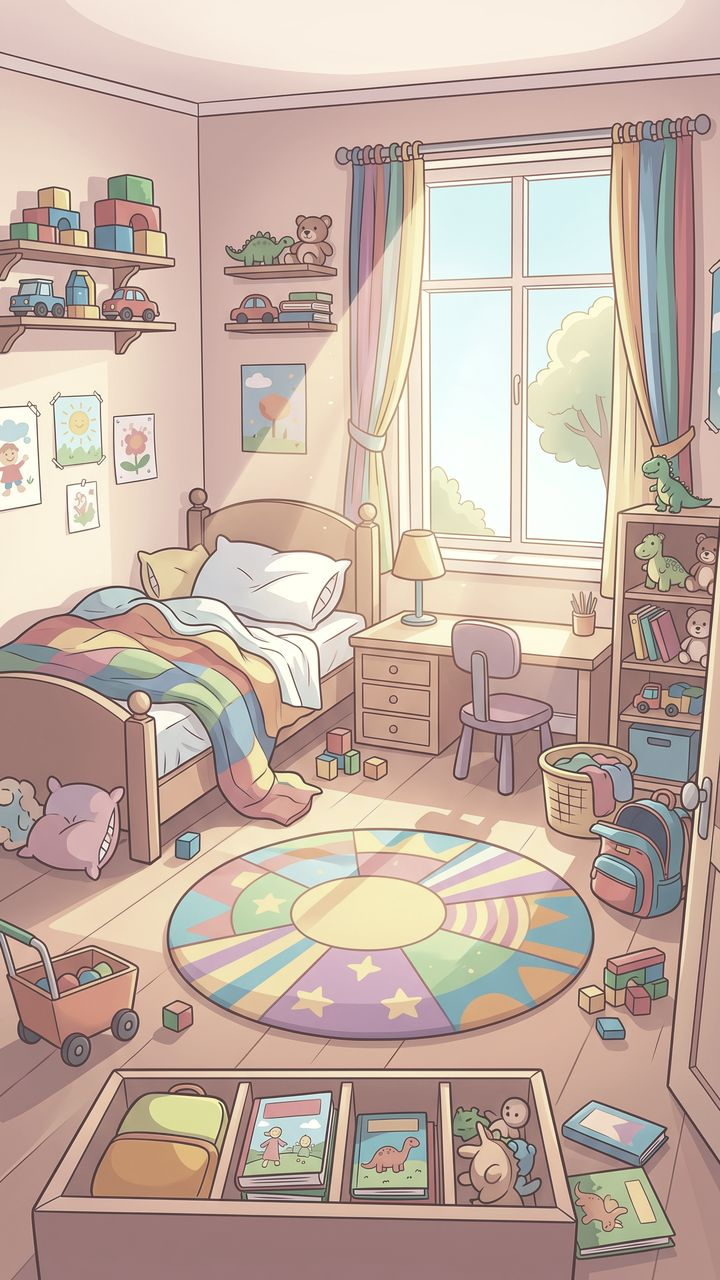
#> input picture assets/img/bg_quarto_brincar.jpg, 720 x 1280 px, given in place of mascote_raposinha.png, which was not available
$ python quebra_cabeca.py
#> lines starting #> are read from the running program, lines starting #| are printed output that depends on the picture; pictures that were not available may be replaced by others from this repository, and a replacement may not be noted
"""Monta as duas figuras do quebra-cabeca que nao existiam prontas.

    python tools/quebra_cabeca.py

A raposinha (mascote_raposinha.png) tem fundo transparente: cortada em pecas,
sobrariam pecas vazias. Aqui ela ganha um cenario do proprio jogo por tras e
vira um quadrado de 512 px, como as capas das historinhas.
"""
from pathlib import Path

from PIL import Image

IMG = Path(__file__).resolve().parent.parent / 'assets' / 'img'
LADO = 512

FIGURAS = {
    'quebra_raposinha': 'bg_mapa_mundos',
    'quebra_raposinha_brincar': 'bg_quarto_brincar',
}

raposa = Image.open(IMG / 'mascote_raposinha.png').convert('RGBA')
for nome, cenario in FIGURAS.items():
    bg = Image.open(IMG / f'{cenario}.jpg').convert('RGBA')
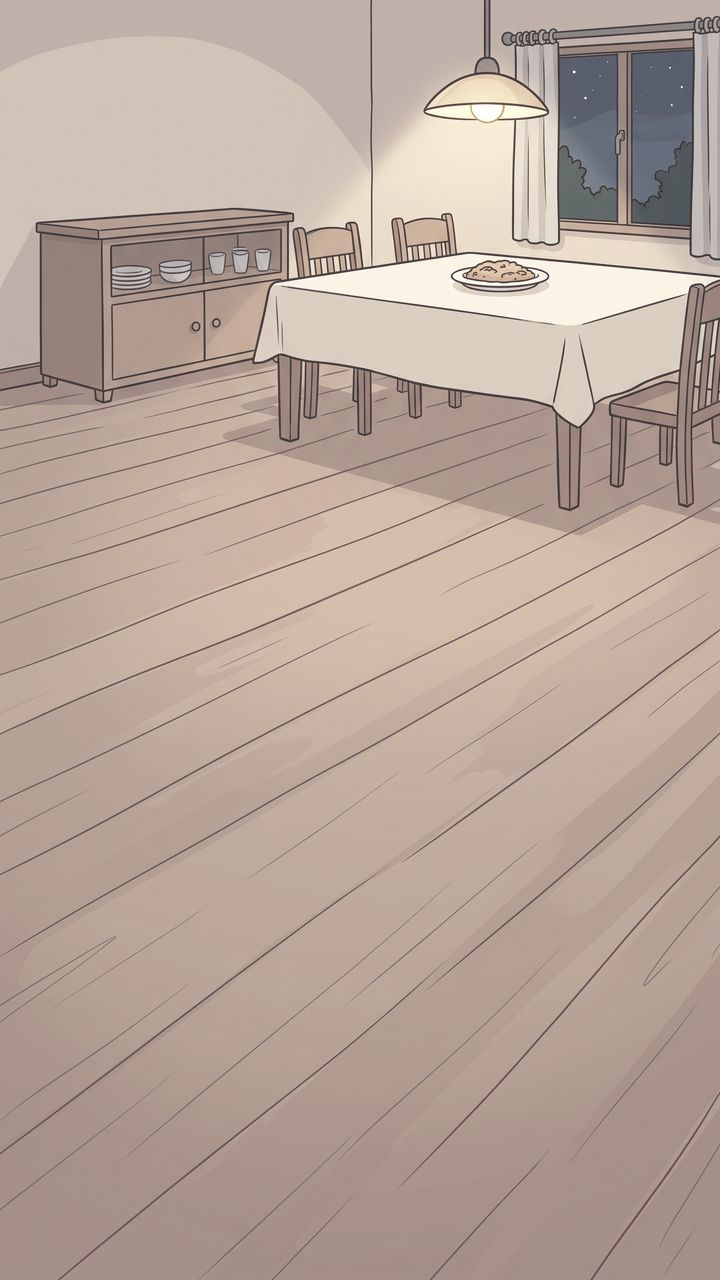
#> input picture assets/img/bg_sala_janta.jpg, 720 x 1280 px, given in place of bg_mapa_mundos.jpg, which was not available
    # quadrado da metade de baixo do cenario: e onde fica o chao
    topo = bg.height - bg.width - 120
#> topo = 440
    quadro = bg.crop((0, topo, bg.width, topo + bg.width)).resize((LADO, LADO), Image.LANCZOS)
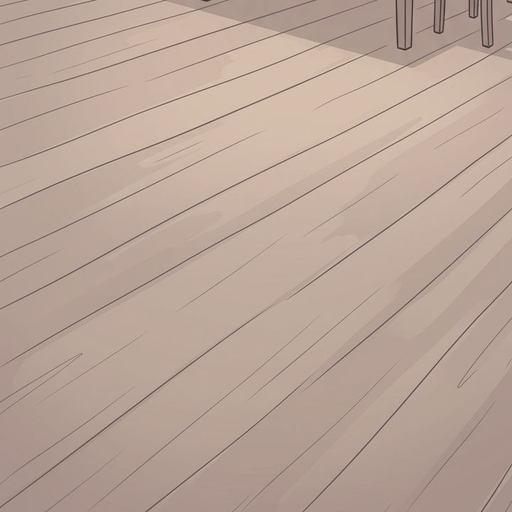
#> quadro: PIL image 512x512 RGBA; mean R, G, B, A 186.5, 165, 152.6, 255
    r = raposa.copy()
    r.thumbnail((int(LADO * 0.62), int(LADO * 0.78)), Image.LANCZOS)
    quadro.alpha_composite(r, ((LADO - r.width) // 2, LADO - r.height - 24))
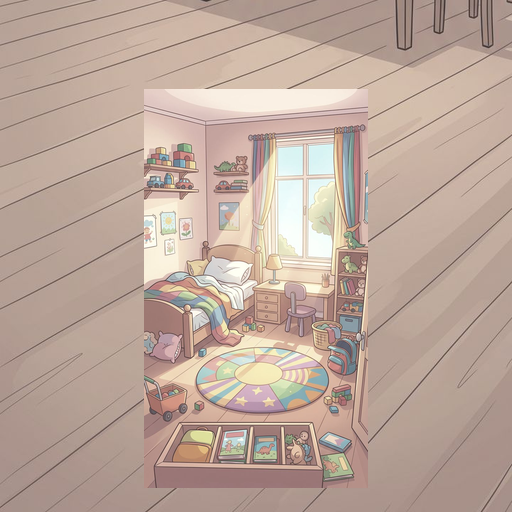
#> quadro: PIL image 512x512 RGBA; mean R, G, B, A 188.8, 167.4, 155.5, 255
    quadro.convert('RGB').save(IMG / f'{nome}.jpg', quality=88)
    print(nome)
